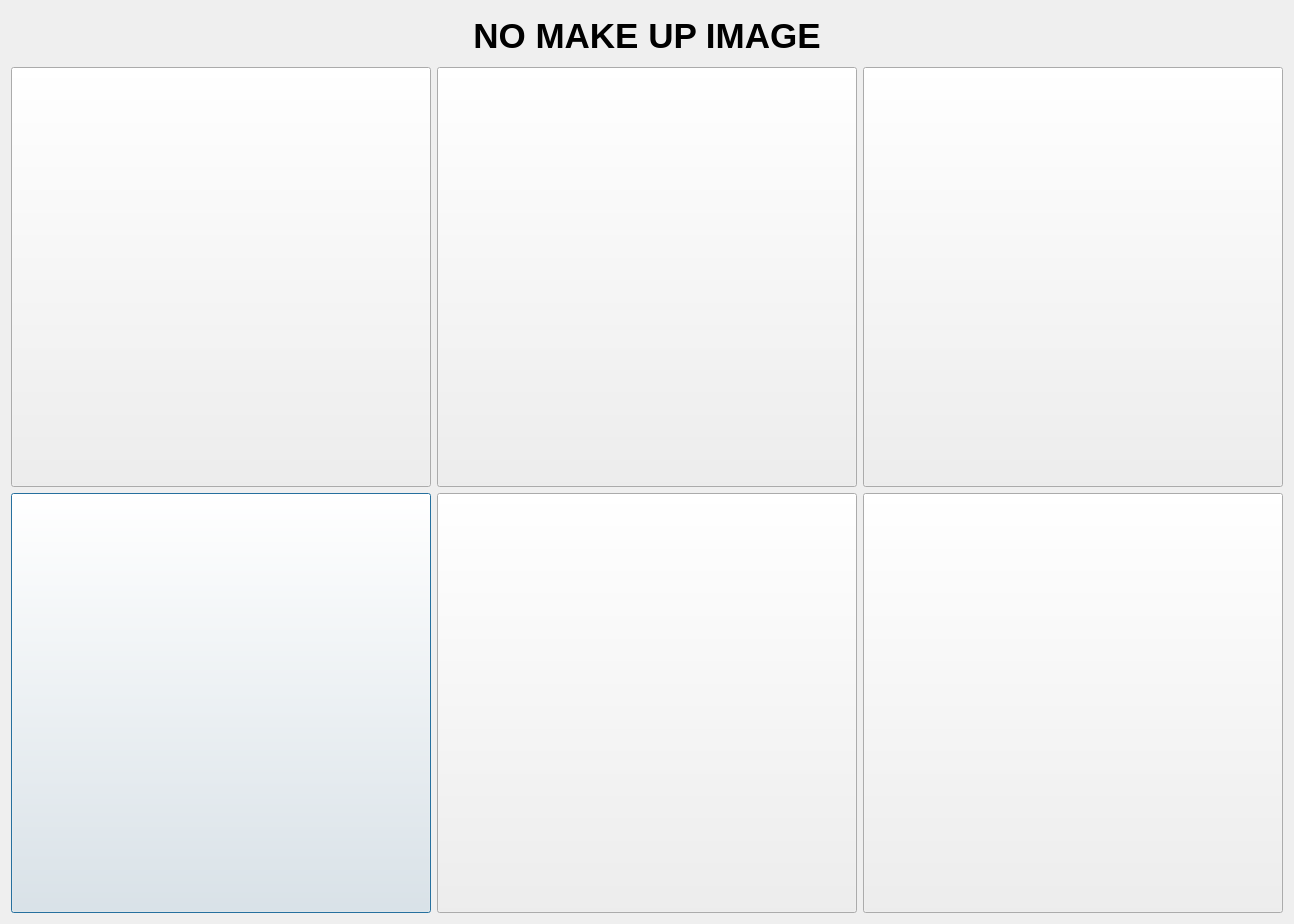
<?xml version="1.0" encoding="UTF-8"?>
<ui version="4.0">
 <class>Dialog</class>
 <widget class="QDialog" name="Dialog">
  <property name="geometry">
   <rect>
    <x>0</x>
    <y>0</y>
    <width>1292</width>
    <height>922</height>
   </rect>
  </property>
  <property name="windowTitle">
   <string>Dialog</string>
  </property>
  <layout class="QGridLayout" name="gridLayout_2">
   <item row="0" column="0">
    <layout class="QGridLayout" name="gridLayout">
     <item row="2" column="0">
      <widget class="QPushButton" name="pushButton_6">
       <property name="minimumSize">
        <size>
         <width>420</width>
         <height>420</height>
        </size>
       </property>
       <property name="text">
        <string/>
       </property>
      </widget>
     </item>
     <item row="1" column="1">
      <widget class="QPushButton" name="pushButton_2">
       <property name="minimumSize">
        <size>
         <width>420</width>
         <height>420</height>
        </size>
       </property>
       <property name="text">
        <string/>
       </property>
      </widget>
     </item>
     <item row="1" column="0">
      <widget class="QPushButton" name="pushButton">
       <property name="minimumSize">
        <size>
         <width>420</width>
         <height>420</height>
        </size>
       </property>
       <property name="text">
        <string/>
       </property>
      </widget>
     </item>
     <item row="2" column="3">
      <widget class="QPushButton" name="pushButton_4">
       <property name="minimumSize">
        <size>
         <width>420</width>
         <height>420</height>
        </size>
       </property>
       <property name="text">
        <string/>
       </property>
      </widget>
     </item>
     <item row="2" column="1">
      <widget class="QPushButton" name="pushButton_5">
       <property name="minimumSize">
        <size>
         <width>420</width>
         <height>420</height>
        </size>
       </property>
       <property name="text">
        <string/>
       </property>
      </widget>
     </item>
     <item row="1" column="3">
      <widget class="QPushButton" name="pushButton_3">
       <property name="minimumSize">
        <size>
         <width>420</width>
         <height>420</height>
        </size>
       </property>
       <property name="text">
        <string/>
       </property>
      </widget>
     </item>
     <item row="0" column="1">
      <widget class="QLabel" name="label">
       <property name="minimumSize">
        <size>
         <width>0</width>
         <height>50</height>
        </size>
       </property>
       <property name="maximumSize">
        <size>
         <width>16777215</width>
         <height>50</height>
        </size>
       </property>
       <property name="text">
        <string>&lt;html&gt;&lt;head/&gt;&lt;body&gt;&lt;p align=&quot;center&quot;&gt;&lt;span style=&quot; font-size:26pt; font-weight:600;&quot;&gt;NO MAKE UP IMAGE&lt;/span&gt;&lt;/p&gt;&lt;/body&gt;&lt;/html&gt;</string>
       </property>
      </widget>
     </item>
    </layout>
   </item>
  </layout>
 </widget>
 <resources/>
 <connections/>
</ui>
